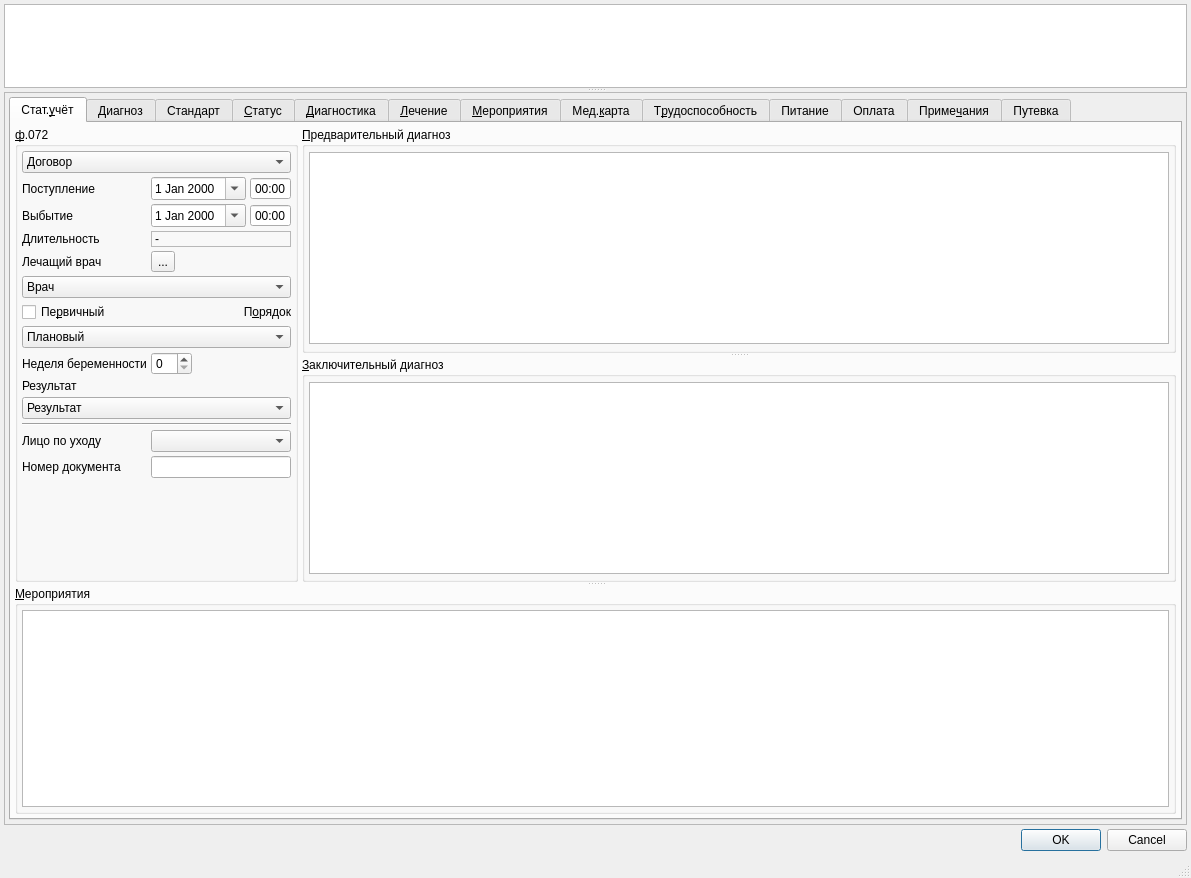
<?xml version="1.0" encoding="UTF-8"?>
<ui version="4.0">
 <class>Dialog</class>
 <widget class="QDialog" name="Dialog">
  <property name="geometry">
   <rect>
    <x>0</x>
    <y>0</y>
    <width>1191</width>
    <height>878</height>
   </rect>
  </property>
  <property name="windowTitle">
   <string>Dialog</string>
  </property>
  <property name="sizeGripEnabled">
   <bool>true</bool>
  </property>
  <layout class="QGridLayout" name="gridLayout_5">
   <property name="margin">
    <number>4</number>
   </property>
   <property name="spacing">
    <number>4</number>
   </property>
   <item row="0" column="0" colspan="4">
    <widget class="QSplitter" name="splitter_3">
     <property name="sizePolicy">
      <sizepolicy hsizetype="Preferred" vsizetype="Preferred">
       <horstretch>0</horstretch>
       <verstretch>2</verstretch>
      </sizepolicy>
     </property>
     <property name="orientation">
      <enum>Qt::Vertical</enum>
     </property>
     <widget class="CTextBrowser" name="txtClientInfoBrowser">
      <property name="sizePolicy">
       <sizepolicy hsizetype="Preferred" vsizetype="Ignored">
        <horstretch>0</horstretch>
        <verstretch>1</verstretch>
       </sizepolicy>
      </property>
      <property name="minimumSize">
       <size>
        <width>0</width>
        <height>0</height>
       </size>
      </property>
      <property name="maximumSize">
       <size>
        <width>16777215</width>
        <height>16777215</height>
       </size>
      </property>
      <property name="focusPolicy">
       <enum>Qt::ClickFocus</enum>
      </property>
      <property name="whatsThis">
       <string>Описание пациента</string>
      </property>
      <property name="html">
       <string>&lt;!DOCTYPE HTML PUBLIC &quot;-//W3C//DTD HTML 4.0//EN&quot; &quot;http://www.w3.org/TR/REC-html40/strict.dtd&quot;&gt;
&lt;html&gt;&lt;head&gt;&lt;meta name=&quot;qrichtext&quot; content=&quot;1&quot; /&gt;&lt;style type=&quot;text/css&quot;&gt;
p, li { white-space: pre-wrap; }
&lt;/style&gt;&lt;/head&gt;&lt;body style=&quot; font-family:'MS Shell Dlg 2'; font-size:8.25pt; font-weight:400; font-style:normal;&quot;&gt;
&lt;p style=&quot;-qt-paragraph-type:empty; margin-top:0px; margin-bottom:0px; margin-left:0px; margin-right:0px; -qt-block-indent:0; text-indent:0px; font-size:8pt;&quot;&gt;&lt;br /&gt;&lt;/p&gt;&lt;/body&gt;&lt;/html&gt;</string>
      </property>
     </widget>
     <widget class="QScrollArea" name="scrollArea">
      <property name="sizePolicy">
       <sizepolicy hsizetype="Preferred" vsizetype="Preferred">
        <horstretch>0</horstretch>
        <verstretch>5</verstretch>
       </sizepolicy>
      </property>
      <property name="widgetResizable">
       <bool>true</bool>
      </property>
      <widget class="QWidget" name="scrollAreaWidgetContents">
       <property name="geometry">
        <rect>
         <x>0</x>
         <y>0</y>
         <width>1181</width>
         <height>723</height>
        </rect>
       </property>
       <layout class="QGridLayout" name="gridLayout_4">
        <property name="margin">
         <number>4</number>
        </property>
        <property name="spacing">
         <number>4</number>
        </property>
        <item row="0" column="0">
         <widget class="QTabWidget" name="tabWidget">
          <property name="tabPosition">
           <enum>QTabWidget::North</enum>
          </property>
          <property name="tabShape">
           <enum>QTabWidget::Rounded</enum>
          </property>
          <property name="currentIndex">
           <number>0</number>
          </property>
          <widget class="QWidget" name="tabToken">
           <attribute name="title">
            <string>Стат.&amp;учёт</string>
           </attribute>
           <layout class="QGridLayout" name="gridLayout_3">
            <property name="margin">
             <number>4</number>
            </property>
            <property name="spacing">
             <number>4</number>
            </property>
            <item row="0" column="0">
             <widget class="QSplitter" name="splitter_2">
              <property name="orientation">
               <enum>Qt::Vertical</enum>
              </property>
              <property name="opaqueResize">
               <bool>true</bool>
              </property>
              <property name="childrenCollapsible">
               <bool>false</bool>
              </property>
              <widget class="QFrame" name="frameBaseAndDiagnosises">
               <property name="frameShape">
                <enum>QFrame::NoFrame</enum>
               </property>
               <property name="frameShadow">
                <enum>QFrame::Raised</enum>
               </property>
               <layout class="QHBoxLayout" name="horizontalLayout">
                <property name="spacing">
                 <number>4</number>
                </property>
                <property name="margin">
                 <number>0</number>
                </property>
                <item>
                 <widget class="QGroupBox" name="grpBase">
                  <property name="sizePolicy">
                   <sizepolicy hsizetype="Maximum" vsizetype="Preferred">
                    <horstretch>0</horstretch>
                    <verstretch>0</verstretch>
                   </sizepolicy>
                  </property>
                  <property name="title">
                   <string>&amp;ф.072</string>
                  </property>
                  <layout class="QGridLayout" name="gridLayout_2">
                   <property name="margin">
                    <number>4</number>
                   </property>
                   <property name="spacing">
                    <number>4</number>
                   </property>
                   <item row="5" column="1">
                    <widget class="QToolButton" name="btnExecPersonList">
                     <property name="text">
                      <string>...</string>
                     </property>
                    </widget>
                   </item>
                   <item row="15" column="0" colspan="2">
                    <spacer name="verticalSpacer">
                     <property name="orientation">
                      <enum>Qt::Vertical</enum>
                     </property>
                     <property name="sizeHint" stdset="0">
                      <size>
                       <width>20</width>
                       <height>40</height>
                      </size>
                     </property>
                    </spacer>
                   </item>
                   <item row="0" column="0" colspan="2">
                    <widget class="CContractComboBox" name="cmbContract">
                     <property name="whatsThis">
                      <string>номер, дата и основание договора в рамках которого производится осмотр</string>
                     </property>
                     <item>
                      <property name="text">
                       <string>Договор</string>
                      </property>
                     </item>
                    </widget>
                   </item>
                   <item row="1" column="0">
                    <widget class="QLabel" name="lblBegDate">
                     <property name="sizePolicy">
                      <sizepolicy hsizetype="Maximum" vsizetype="Preferred">
                       <horstretch>0</horstretch>
                       <verstretch>0</verstretch>
                      </sizepolicy>
                     </property>
                     <property name="text">
                      <string>Поступление</string>
                     </property>
                     <property name="buddy">
                      <cstring>edtBegDate</cstring>
                     </property>
                    </widget>
                   </item>
                   <item row="2" column="0">
                    <widget class="QLabel" name="lblEndDate">
                     <property name="sizePolicy">
                      <sizepolicy hsizetype="Maximum" vsizetype="Preferred">
                       <horstretch>0</horstretch>
                       <verstretch>0</verstretch>
                      </sizepolicy>
                     </property>
                     <property name="text">
                      <string>Выбытие</string>
                     </property>
                     <property name="buddy">
                      <cstring>edtEndDate</cstring>
                     </property>
                    </widget>
                   </item>
                   <item row="3" column="0">
                    <widget class="QLabel" name="lblDuration">
                     <property name="sizePolicy">
                      <sizepolicy hsizetype="Maximum" vsizetype="Preferred">
                       <horstretch>0</horstretch>
                       <verstretch>0</verstretch>
                      </sizepolicy>
                     </property>
                     <property name="text">
                      <string>Длительность</string>
                     </property>
                    </widget>
                   </item>
                   <item row="3" column="1">
                    <widget class="QLabel" name="lblDurationValue">
                     <property name="frameShape">
                      <enum>QFrame::StyledPanel</enum>
                     </property>
                     <property name="frameShadow">
                      <enum>QFrame::Sunken</enum>
                     </property>
                     <property name="text">
                      <string>-</string>
                     </property>
                    </widget>
                   </item>
                   <item row="6" column="0" colspan="2">
                    <widget class="CPersonComboBoxEx" name="cmbPerson">
                     <property name="whatsThis">
                      <string>врач отвечающий за осмотр (терапевт)</string>
                     </property>
                     <item>
                      <property name="text">
                       <string>Врач</string>
                      </property>
                     </item>
                    </widget>
                   </item>
                   <item row="7" column="0">
                    <widget class="QCheckBox" name="chkPrimary">
                     <property name="text">
                      <string>Пе&amp;рвичный</string>
                     </property>
                    </widget>
                   </item>
                   <item row="7" column="1">
                    <widget class="QLabel" name="lblOrder">
                     <property name="text">
                      <string>П&amp;орядок</string>
                     </property>
                     <property name="alignment">
                      <set>Qt::AlignRight|Qt::AlignTrailing|Qt::AlignVCenter</set>
                     </property>
                     <property name="buddy">
                      <cstring>cmbOrder</cstring>
                     </property>
                    </widget>
                   </item>
                   <item row="10" column="0" colspan="2">
                    <widget class="QLabel" name="lblResult">
                     <property name="sizePolicy">
                      <sizepolicy hsizetype="Maximum" vsizetype="Preferred">
                       <horstretch>0</horstretch>
                       <verstretch>0</verstretch>
                      </sizepolicy>
                     </property>
                     <property name="text">
                      <string>Результат</string>
                     </property>
                     <property name="buddy">
                      <cstring>cmbResult</cstring>
                     </property>
                    </widget>
                   </item>
                   <item row="11" column="0" colspan="2">
                    <widget class="CRBComboBox" name="cmbResult">
                     <property name="whatsThis">
                      <string>результат осмотра</string>
                     </property>
                     <item>
                      <property name="text">
                       <string>Результат</string>
                      </property>
                     </item>
                    </widget>
                   </item>
                   <item row="1" column="1">
                    <widget class="QFrame" name="frame_2">
                     <property name="frameShape">
                      <enum>QFrame::NoFrame</enum>
                     </property>
                     <property name="frameShadow">
                      <enum>QFrame::Plain</enum>
                     </property>
                     <property name="lineWidth">
                      <number>0</number>
                     </property>
                     <layout class="QHBoxLayout" name="horizontalLayout_2">
                      <property name="spacing">
                       <number>4</number>
                      </property>
                      <property name="margin">
                       <number>0</number>
                      </property>
                      <item>
                       <widget class="CDateEdit" name="edtBegDate">
                        <property name="whatsThis">
                         <string>дата начала осмотра</string>
                        </property>
                        <property name="calendarPopup">
                         <bool>true</bool>
                        </property>
                       </widget>
                      </item>
                      <item>
                       <widget class="QTimeEdit" name="edtBegTime">
                        <property name="buttonSymbols">
                         <enum>QAbstractSpinBox::NoButtons</enum>
                        </property>
                        <property name="displayFormat">
                         <string>HH:mm</string>
                        </property>
                        <property name="calendarPopup">
                         <bool>false</bool>
                        </property>
                       </widget>
                      </item>
                     </layout>
                    </widget>
                   </item>
                   <item row="2" column="1">
                    <widget class="QFrame" name="frame_3">
                     <property name="frameShape">
                      <enum>QFrame::NoFrame</enum>
                     </property>
                     <property name="frameShadow">
                      <enum>QFrame::Plain</enum>
                     </property>
                     <property name="lineWidth">
                      <number>0</number>
                     </property>
                     <layout class="QHBoxLayout" name="horizontalLayout_3">
                      <property name="spacing">
                       <number>4</number>
                      </property>
                      <property name="margin">
                       <number>0</number>
                      </property>
                      <item>
                       <widget class="CDateEdit" name="edtEndDate">
                        <property name="whatsThis">
                         <string>дата окончания осмотра</string>
                        </property>
                        <property name="calendarPopup">
                         <bool>true</bool>
                        </property>
                       </widget>
                      </item>
                      <item>
                       <widget class="QTimeEdit" name="edtEndTime">
                        <property name="buttonSymbols">
                         <enum>QAbstractSpinBox::NoButtons</enum>
                        </property>
                        <property name="displayFormat">
                         <string>HH:mm</string>
                        </property>
                        <property name="calendarPopup">
                         <bool>false</bool>
                        </property>
                       </widget>
                      </item>
                     </layout>
                    </widget>
                   </item>
                   <item row="8" column="0" colspan="2">
                    <widget class="CROComboBox" name="cmbOrder">
                     <item>
                      <property name="text">
                       <string>Плановый</string>
                      </property>
                     </item>
                     <item>
                      <property name="text">
                       <string>Экстренный</string>
                      </property>
                     </item>
                     <item>
                      <property name="text">
                       <string>Самотёком</string>
                      </property>
                     </item>
                     <item>
                      <property name="text">
                       <string>Принудительный</string>
                      </property>
                     </item>
                     <item>
                      <property name="text">
                       <string>Внутренний перевод</string>
                      </property>
                     </item>
                     <item>
                      <property name="text">
                       <string>Неотложная</string>
                      </property>
                     </item>
                    </widget>
                   </item>
                   <item row="9" column="0">
                    <widget class="QLabel" name="lblPregnancyWeek">
                     <property name="text">
                      <string>Неделя беременности</string>
                     </property>
                     <property name="buddy">
                      <cstring>edtPregnancyWeek</cstring>
                     </property>
                    </widget>
                   </item>
                   <item row="9" column="1">
                    <widget class="QSpinBox" name="edtPregnancyWeek">
                     <property name="sizePolicy">
                      <sizepolicy hsizetype="Maximum" vsizetype="Fixed">
                       <horstretch>0</horstretch>
                       <verstretch>0</verstretch>
                      </sizepolicy>
                     </property>
                     <property name="maximum">
                      <number>44</number>
                     </property>
                    </widget>
                   </item>
                   <item row="5" column="0">
                    <widget class="QLabel" name="lblPerson">
                     <property name="sizePolicy">
                      <sizepolicy hsizetype="Maximum" vsizetype="Preferred">
                       <horstretch>0</horstretch>
                       <verstretch>0</verstretch>
                      </sizepolicy>
                     </property>
                     <property name="text">
                      <string>Лечащий врач</string>
                     </property>
                     <property name="buddy">
                      <cstring>cmbPerson</cstring>
                     </property>
                    </widget>
                   </item>
                   <item row="12" column="0" colspan="2">
                    <widget class="Line" name="line">
                     <property name="orientation">
                      <enum>Qt::Horizontal</enum>
                     </property>
                    </widget>
                   </item>
                   <item row="13" column="0">
                    <widget class="QLabel" name="lblClientRelationConsents">
                     <property name="text">
                      <string>Лицо по уходу</string>
                     </property>
                    </widget>
                   </item>
                   <item row="13" column="1">
                    <widget class="CClientRelationComboBoxPatron" name="cmbClientRelationConsents"/>
                   </item>
                   <item row="14" column="0">
                    <widget class="QLabel" name="lblEventExternalId">
                     <property name="text">
                      <string>Номер документа</string>
                     </property>
                    </widget>
                   </item>
                   <item row="14" column="1">
                    <widget class="QLineEdit" name="edtEventExternalIdValue"/>
                   </item>
                  </layout>
                 </widget>
                </item>
                <item>
                 <widget class="QSplitter" name="splitter">
                  <property name="frameShape">
                   <enum>QFrame::NoFrame</enum>
                  </property>
                  <property name="frameShadow">
                   <enum>QFrame::Plain</enum>
                  </property>
                  <property name="lineWidth">
                   <number>0</number>
                  </property>
                  <property name="orientation">
                   <enum>Qt::Vertical</enum>
                  </property>
                  <property name="childrenCollapsible">
                   <bool>false</bool>
                  </property>
                  <widget class="QGroupBox" name="grpInspections_2">
                   <property name="title">
                    <string>&amp;Предварительный диагноз</string>
                   </property>
                   <layout class="QVBoxLayout" name="_4">
                    <property name="spacing">
                     <number>4</number>
                    </property>
                    <property name="margin">
                     <number>4</number>
                    </property>
                    <item>
                     <widget class="CDiagnosticsInDocTableView" name="tblPreliminaryDiagnostics">
                      <property name="sizePolicy">
                       <sizepolicy hsizetype="Expanding" vsizetype="Maximum">
                        <horstretch>0</horstretch>
                        <verstretch>0</verstretch>
                       </sizepolicy>
                      </property>
                      <property name="minimumSize">
                       <size>
                        <width>0</width>
                        <height>100</height>
                       </size>
                      </property>
                     </widget>
                    </item>
                   </layout>
                  </widget>
                  <widget class="QGroupBox" name="grpInspections">
                   <property name="title">
                    <string>&amp;Заключительный диагноз</string>
                   </property>
                   <layout class="QVBoxLayout" name="_2">
                    <property name="spacing">
                     <number>4</number>
                    </property>
                    <property name="margin">
                     <number>4</number>
                    </property>
                    <item>
                     <widget class="CDiagnosticsInDocTableView" name="tblFinalDiagnostics">
                      <property name="sizePolicy">
                       <sizepolicy hsizetype="Expanding" vsizetype="Maximum">
                        <horstretch>0</horstretch>
                        <verstretch>0</verstretch>
                       </sizepolicy>
                      </property>
                      <property name="minimumSize">
                       <size>
                        <width>0</width>
                        <height>100</height>
                       </size>
                      </property>
                     </widget>
                    </item>
                   </layout>
                  </widget>
                 </widget>
                </item>
               </layout>
              </widget>
              <widget class="QFrame" name="frame">
               <property name="frameShape">
                <enum>QFrame::NoFrame</enum>
               </property>
               <property name="frameShadow">
                <enum>QFrame::Plain</enum>
               </property>
               <layout class="QVBoxLayout" name="verticalLayout">
                <property name="spacing">
                 <number>4</number>
                </property>
                <property name="margin">
                 <number>0</number>
                </property>
                <item>
                 <widget class="QGroupBox" name="grpActions">
                  <property name="title">
                   <string>&amp;Мероприятия</string>
                  </property>
                  <layout class="QGridLayout" name="_3">
                   <property name="margin">
                    <number>4</number>
                   </property>
                   <property name="spacing">
                    <number>4</number>
                   </property>
                   <item row="0" column="0">
                    <widget class="CInDocTableView" name="tblActions">
                     <property name="sizePolicy">
                      <sizepolicy hsizetype="Expanding" vsizetype="Expanding">
                       <horstretch>0</horstretch>
                       <verstretch>20</verstretch>
                      </sizepolicy>
                     </property>
                    </widget>
                   </item>
                  </layout>
                 </widget>
                </item>
               </layout>
              </widget>
             </widget>
            </item>
           </layout>
          </widget>
          <widget class="CEventMedicalDiagnosisPage" name="tabMedicalDiagnosis">
           <attribute name="title">
            <string>Диагноз</string>
           </attribute>
          </widget>
          <widget class="CEventMesPage" name="tabMes">
           <attribute name="title">
            <string>Стандарт</string>
           </attribute>
          </widget>
          <widget class="CActionsPage" name="tabStatus">
           <attribute name="title">
            <string>&amp;Статус</string>
           </attribute>
          </widget>
          <widget class="CActionsPage" name="tabDiagnostic">
           <attribute name="title">
            <string>&amp;Диагностика</string>
           </attribute>
          </widget>
          <widget class="CActionsPage" name="tabCure">
           <attribute name="title">
            <string>&amp;Лечение</string>
           </attribute>
          </widget>
          <widget class="CActionsPage" name="tabMisc">
           <attribute name="title">
            <string>&amp;Мероприятия</string>
           </attribute>
          </widget>
          <widget class="CAmbCardPage" name="tabAmbCard">
           <attribute name="title">
            <string>Мед.&amp;карта</string>
           </attribute>
          </widget>
          <widget class="QWidget" name="tabTempInvalidEtc">
           <attribute name="title">
            <string>Т&amp;рудоспособность</string>
           </attribute>
           <layout class="QGridLayout" name="gridLayout">
            <property name="margin">
             <number>4</number>
            </property>
            <property name="spacing">
             <number>4</number>
            </property>
            <item row="0" column="0">
             <widget class="QTabWidget" name="tabTempInvalidAndAegrotat">
              <property name="currentIndex">
               <number>0</number>
              </property>
              <widget class="QWidget" name="tabTempInvalid">
               <attribute name="title">
                <string>Листок &amp;нетрудоспособности</string>
               </attribute>
               <layout class="QVBoxLayout" name="verticalLayout_5">
                <property name="spacing">
                 <number>4</number>
                </property>
                <property name="margin">
                 <number>4</number>
                </property>
                <item>
                 <widget class="CTempInvalid" name="grpTempInvalid">
                  <property name="sizePolicy">
                   <sizepolicy hsizetype="Preferred" vsizetype="Expanding">
                    <horstretch>0</horstretch>
                    <verstretch>0</verstretch>
                   </sizepolicy>
                  </property>
                  <property name="checked">
                   <bool>false</bool>
                  </property>
                 </widget>
                </item>
               </layout>
              </widget>
              <widget class="QWidget" name="tabAegrotat">
               <attribute name="title">
                <string>С&amp;правка</string>
               </attribute>
               <layout class="QVBoxLayout" name="verticalLayout_4">
                <property name="spacing">
                 <number>4</number>
                </property>
                <property name="margin">
                 <number>4</number>
                </property>
                <item>
                 <widget class="CTempInvalid" name="grpAegrotat">
                  <property name="sizePolicy">
                   <sizepolicy hsizetype="Preferred" vsizetype="Expanding">
                    <horstretch>0</horstretch>
                    <verstretch>0</verstretch>
                   </sizepolicy>
                  </property>
                  <property name="checked">
                   <bool>false</bool>
                  </property>
                 </widget>
                </item>
               </layout>
              </widget>
              <widget class="QWidget" name="tabDisability">
               <attribute name="title">
                <string>Инвалидность</string>
               </attribute>
               <layout class="QVBoxLayout" name="verticalLayout_2">
                <property name="spacing">
                 <number>4</number>
                </property>
                <property name="margin">
                 <number>4</number>
                </property>
                <item>
                 <widget class="CTempInvalid" name="grpDisability">
                  <property name="sizePolicy">
                   <sizepolicy hsizetype="Preferred" vsizetype="Expanding">
                    <horstretch>0</horstretch>
                    <verstretch>0</verstretch>
                   </sizepolicy>
                  </property>
                  <property name="checked">
                   <bool>false</bool>
                  </property>
                 </widget>
                </item>
               </layout>
              </widget>
              <widget class="QWidget" name="tabVitalRestriction">
               <attribute name="title">
                <string>&amp;Ограничения жизнедеятельности</string>
               </attribute>
               <layout class="QVBoxLayout" name="verticalLayout_6">
                <property name="spacing">
                 <number>4</number>
                </property>
                <property name="margin">
                 <number>4</number>
                </property>
                <item>
                 <widget class="CTempInvalid" name="grpVitalRestriction">
                  <property name="sizePolicy">
                   <sizepolicy hsizetype="Preferred" vsizetype="Expanding">
                    <horstretch>0</horstretch>
                    <verstretch>0</verstretch>
                   </sizepolicy>
                  </property>
                  <property name="checked">
                   <bool>false</bool>
                  </property>
                 </widget>
                </item>
               </layout>
              </widget>
             </widget>
            </item>
           </layout>
          </widget>
          <widget class="CEventFeedPage" name="tabFeed">
           <attribute name="title">
            <string>Питание</string>
           </attribute>
          </widget>
          <widget class="CEventCashPage" name="tabCash">
           <attribute name="title">
            <string>Оплата</string>
           </attribute>
          </widget>
          <widget class="CEventVoucherNotesPage" name="tabNotes">
           <attribute name="title">
            <string>Приме&amp;чания</string>
           </attribute>
          </widget>
          <widget class="CEventVoucherPage" name="tabVoucher">
           <attribute name="title">
            <string>Путевка</string>
           </attribute>
          </widget>
         </widget>
        </item>
       </layout>
      </widget>
     </widget>
    </widget>
   </item>
   <item row="1" column="0">
    <widget class="QLabel" name="lblProlongateEvent">
     <property name="text">
      <string/>
     </property>
    </widget>
   </item>
   <item row="1" column="1">
    <widget class="QLabel" name="lblValueExternalId">
     <property name="text">
      <string/>
     </property>
    </widget>
   </item>
   <item row="1" column="2">
    <widget class="QLabel" name="lblValueMesCode">
     <property name="text">
      <string/>
     </property>
    </widget>
   </item>
   <item row="1" column="3">
    <widget class="QDialogButtonBox" name="buttonBox">
     <property name="orientation">
      <enum>Qt::Horizontal</enum>
     </property>
     <property name="standardButtons">
      <set>QDialogButtonBox::Cancel|QDialogButtonBox::Ok</set>
     </property>
    </widget>
   </item>
   <item row="2" column="0" colspan="4">
    <widget class="QStatusBar" name="statusBar">
     <property name="sizePolicy">
      <sizepolicy hsizetype="Preferred" vsizetype="Fixed">
       <horstretch>0</horstretch>
       <verstretch>0</verstretch>
      </sizepolicy>
     </property>
     <property name="toolTip">
      <string>A status bar</string>
     </property>
     <property name="whatsThis">
      <string>A status bar.</string>
     </property>
     <property name="sizeGripEnabled">
      <bool>false</bool>
     </property>
    </widget>
   </item>
  </layout>
 </widget>
 <customwidgets>
  <customwidget>
   <class>CRBComboBox</class>
   <extends>QComboBox</extends>
   <header>library/crbcombobox.h</header>
  </customwidget>
  <customwidget>
   <class>CInDocTableView</class>
   <extends>QTableView</extends>
   <header>library/InDocTable.h</header>
  </customwidget>
  <customwidget>
   <class>CDateEdit</class>
   <extends>QDateEdit</extends>
   <header>library/DateEdit</header>
  </customwidget>
  <customwidget>
   <class>CContractComboBox</class>
   <extends>QComboBox</extends>
   <header>Orgs/OrgComboBox.h</header>
  </customwidget>
  <customwidget>
   <class>CTextBrowser</class>
   <extends>QTextBrowser</extends>
   <header>library/TextBrowser.h</header>
  </customwidget>
  <customwidget>
   <class>CPersonComboBoxEx</class>
   <extends>QComboBox</extends>
   <header>Orgs/PersonComboBoxEx.h</header>
  </customwidget>
  <customwidget>
   <class>CActionsPage</class>
   <extends>QWidget</extends>
   <header>Events/ActionsPage.h</header>
   <container>1</container>
  </customwidget>
  <customwidget>
   <class>CTempInvalid</class>
   <extends>QGroupBox</extends>
   <header>Events/TempInvalid.h</header>
   <container>1</container>
  </customwidget>
  <customwidget>
   <class>CEventCashPage</class>
   <extends>QWidget</extends>
   <header>Events/EventCashPage.h</header>
   <container>1</container>
  </customwidget>
  <customwidget>
   <class>CAmbCardPage</class>
   <extends>QWidget</extends>
   <header>Events/AmbCardPage.h</header>
   <container>1</container>
  </customwidget>
  <customwidget>
   <class>CROComboBox</class>
   <extends>QComboBox</extends>
   <header>library/ROComboBox.h</header>
  </customwidget>
  <customwidget>
   <class>CEventMesPage</class>
   <extends>QWidget</extends>
   <header>Events/EventMesPage.h</header>
   <container>1</container>
  </customwidget>
  <customwidget>
   <class>CEventFeedPage</class>
   <extends>QWidget</extends>
   <header>Events/EventFeedPage.h</header>
   <container>1</container>
  </customwidget>
  <customwidget>
   <class>CDiagnosticsInDocTableView</class>
   <extends>QTableView</extends>
   <header>Events/EventDiagnosticsTable.h</header>
  </customwidget>
  <customwidget>
   <class>CEventMedicalDiagnosisPage</class>
   <extends>QWidget</extends>
   <header>Events/EventMedicalDiagnosisPage.h</header>
   <container>1</container>
  </customwidget>
  <customwidget>
   <class>CEventVoucherPage</class>
   <extends>QWidget</extends>
   <header>Events/EventVoucherPage.h</header>
   <container>1</container>
  </customwidget>
  <customwidget>
   <class>CEventVoucherNotesPage</class>
   <extends>QWidget</extends>
   <header>Events/EventVoucherNotesPage.h</header>
   <container>1</container>
  </customwidget>
  <customwidget>
   <class>CClientRelationComboBoxPatron</class>
   <extends>QComboBox</extends>
   <header>Registry/Utils.h</header>
  </customwidget>
 </customwidgets>
 <tabstops>
  <tabstop>tabWidget</tabstop>
  <tabstop>cmbContract</tabstop>
  <tabstop>edtBegDate</tabstop>
  <tabstop>edtBegTime</tabstop>
  <tabstop>edtEndDate</tabstop>
  <tabstop>edtEndTime</tabstop>
  <tabstop>btnExecPersonList</tabstop>
  <tabstop>cmbPerson</tabstop>
  <tabstop>chkPrimary</tabstop>
  <tabstop>cmbOrder</tabstop>
  <tabstop>edtPregnancyWeek</tabstop>
  <tabstop>cmbResult</tabstop>
  <tabstop>cmbClientRelationConsents</tabstop>
  <tabstop>edtEventExternalIdValue</tabstop>
  <tabstop>tblPreliminaryDiagnostics</tabstop>
  <tabstop>tblFinalDiagnostics</tabstop>
  <tabstop>tblActions</tabstop>
  <tabstop>tabTempInvalidAndAegrotat</tabstop>
  <tabstop>buttonBox</tabstop>
 </tabstops>
 <resources/>
 <connections>
  <connection>
   <sender>buttonBox</sender>
   <signal>accepted()</signal>
   <receiver>Dialog</receiver>
   <slot>accept()</slot>
   <hints>
    <hint type="sourcelabel">
     <x>607</x>
     <y>727</y>
    </hint>
    <hint type="destinationlabel">
     <x>574</x>
     <y>746</y>
    </hint>
   </hints>
  </connection>
  <connection>
   <sender>buttonBox</sender>
   <signal>rejected()</signal>
   <receiver>Dialog</receiver>
   <slot>reject()</slot>
   <hints>
    <hint type="sourcelabel">
     <x>680</x>
     <y>727</y>
    </hint>
    <hint type="destinationlabel">
     <x>672</x>
     <y>746</y>
    </hint>
   </hints>
  </connection>
 </connections>
</ui>
